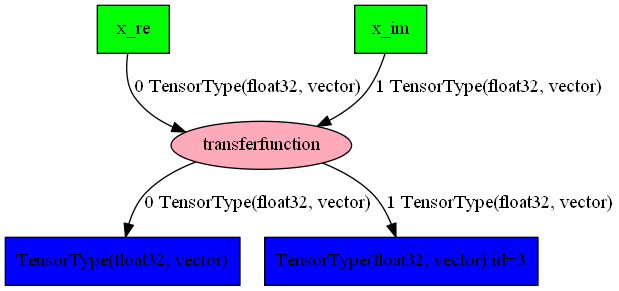

Reproduce this figure in Python.
import theano
import theano.tensor as T
import theano.printing
import numpy as np

from optest import transferfunction

x_re = T.vector('x_re', theano.config.floatX)
x_im = T.vector('x_im', theano.config.floatX)

z_re, z_im = transferfunction(x_re, x_im)

z_func = theano.function([x_re, x_im], [z_re, z_im], allow_input_downcast=True)

X = np.asarray([1 + 0j, 3+1j])
Z_re, Z_im = z_func(np.real(X), np.imag(X))
Z = Z_re + Z_im * 1j

print "X=",X
print "Z=",Z


theano.printing.pydotprint(z_func, outfile="optester.png", var_with_name_simple=True)
